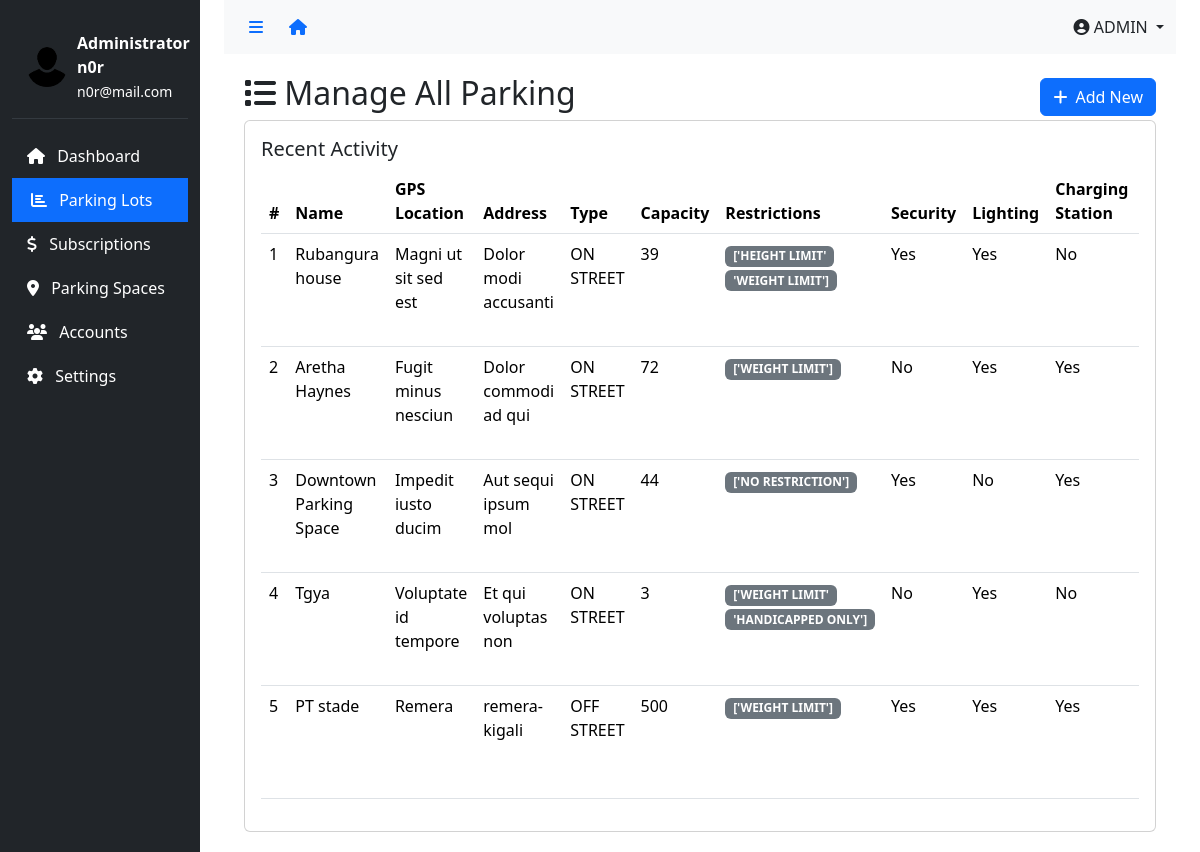
Screenshot of /dashboard/parking (signed in) with the database file from the repository.
### app/models.py (models this page shows, shortened)
class User(AbstractUser):
    class Role(models.TextChoices):
        ATTENDANTS = "ATTENDANTS", "Attendants"
        ADMIN = "ADMIN", "Admin"
        CLIENT = "CLIENT", "Client"
    role = models.CharField(
        max_length=50,
        choices=Role.choices,
        default=Role.CLIENT  # Set default role to CLIENT
    )
    phone_number = models.CharField(
        validators=[phone_regex],
        max_length=10,
        unique=True,
        null=True
    )
    groups = models.ManyToManyField(
        'auth.Group',
        related_name='users',
        blank=True,
        help_text='The groups this user belongs to.'
    )
    user_permissions = models.ManyToManyField(
        'auth.Permission',
        related_name='users',
        blank=True,
        help_text='Specific permissions for this user.'
    )

class ParkingLot(models.Model):
    name = models.CharField(max_length=255, unique=True)
    gpsLocation = models.CharField(max_length=255)
    address = models.CharField(max_length=255)
    type = models.CharField(max_length=20, choices=[('ON STREET', 'On Street'), ('OFF STREET', 'Off Street')], default='ON STREET')
    capacity = models.IntegerField()
    restrictions = models.CharField(max_length=255, blank=True, null=True)  # Store as a comma-separated string
    security = models.BooleanField(default=False)
    lighting = models.BooleanField(default=False)
    chargingStation = models.BooleanField(default=False)
    manager_1 = models.ForeignKey('User', related_name='primary_manager', null=True, on_delete=models.SET_NULL)
    manager_2 = models.ForeignKey('User', related_name='secondary_manager', null=True, blank=True, on_delete=models.SET_NULL)
    created_at = models.DateTimeField(auto_now_add=True)
    @property
    def restrictions_list(self):
        if not self.restrictions:
            return []
        return [restriction.strip() for restriction in self.restrictions.split(',') if restriction.strip()]

### app/views.py (the view)
# urls.py: path('dashboard/parking', views.parking, name="parking"),
@login_required
@admin_required
def parking(request):
    parking_lots = ParkingLot.objects.all()
    for lot in parking_lots:
        if lot.restrictions:  # Check if restrictions exist
            restrictions = lot.restrictions_list
    return render(request, 'dashboard/parking.html', {'parking_lots': parking_lots, 'active_menu': 'parking'})

### app/templates/app/dashboard/parking.html (shortened to what this page needs)
{% extends 'dashboard/base.html' %}
{% block content %}
<div class="content">
    <div class="d-flex justify-content-between align-items-center">
        <h2><i class="fas fa-list"></i> Manage All Parking</h2>
        <a href="{% url 'create_parking_lot' %}" class="btn btn-primary"><i class="fas fa-plus me-2"></i>Add New</a>
    </div>
  <div class="card">
    <div class="card-body">
      <h5 class="card-title">Recent Activity</h5>
      <div class="table-responsive">
        <table class="table" id="activityTable">
          <thead>
            <tr>
              <th>#</th>
              <th>Name</th>
              <th>GPS Location</th>
              <th>Address</th>
              <th>Type</th>
              <th>Capacity</th>
              <th>Restrictions</th>
              <th>Security</th>
              <th>Lighting</th>
              <th>Charging Station</th>
              <th>Manager 1</th>
            </tr>
          </thead>
          <tbody>
            {% for parking_lot in parking_lots %}
            <tr>
              <td>{{ forloop.counter }}</td>
              <td>{{ parking_lot.name }}</td>
              <td>{{ parking_lot.gpsLocation }}</td>
              <td>{{ parking_lot.address }}</td>
              <td>{{ parking_lot.type }}</td>
              <td>{{ parking_lot.capacity }}</td>
              <td>
                {% for restriction in parking_lot.restrictions_list %}
                  <span class="badge bg-secondary">{{ restriction }}</span>
                {% empty %}
                  <span class="text-muted">No restrictions</span>
                {% endfor %}
              </td>
              <td>{{ parking_lot.security|yesno:"Yes,No" }}</td>
              <td>{{ parking_lot.lighting|yesno:"Yes,No" }}</td>
              <td>{{ parking_lot.chargingStation|yesno:"Yes,No" }}</td>
              <td>{{ parking_lot.manager_1.username }}</td>
            </tr>
            {% endfor %}
          </tbody>
        </table>
      </div>
    </div>
  </div>
{% endblock %}

### app/templates/app/dashboard/includes/admin-sidebar.html
{% load static %}
<div class="col-md-3 col-lg-2 d-md-block sidebar" id="sidebar">
  <div class="position-sticky pt-3">
    <div class="user-info d-flex align-items-center">
      <img src="{% static 'img/pngwing.com.png' %}" alt="User" class="rounded-circle" />
      <div>
        <div class="fw-bold">Administrator</div>
        <div class="fw-bold">{{ user.username }}</div>
        <small>{{ user.email }}</small>
      </div>
    </div>
    <ul class="nav flex-column">
      <li class="nav-item">
        <a class="sidebar-link {% if active_menu == 'dashboard' %}active{% endif %}" href="{% url 'dashboard' %}" data-page="dashboard">
          <i class="fas fa-home me-2"></i> Dashboard
        </a>
      </li>
      <li class="nav-item">
        <a class="sidebar-link {% if active_menu == 'parking' %}active{% endif %}" href="{% url 'parking' %}" data-page="analytics">
          <i class="fas fa-chart-bar me-2"></i> Parking Lots
        </a>
      </li>
      <li class="nav-item">
        <a class="sidebar-link {% if active_menu == 'subscriptions' %}active{% endif %}" href="{% url 'subscriptions' %}" data-page="analytics">
          <i class="fas fa-dollar me-2"></i> Subscriptions
        </a>
      </li>
      <li class="nav-item">
        <a class="sidebar-link {% if active_menu == 'parkingspace' %}active{% endif %}" href="{% url 'parkingspace' %}" data-page="analytics">
          <i class="fas fa-location-dot me-2"></i> Parking Spaces
        </a>
      </li>
      <li class="nav-item">
        <a class="sidebar-link {% if active_menu == 'uaccounts' %}active{% endif %}" href="{% url 'uaccounts' %}" data-page="users">
          <i class="fas fa-users me-2"></i> Accounts
        </a>
      </li>
      <li class="nav-item">
        <a class="sidebar-link {% if active_menu == 'settings' %}active{% endif %}" href="#" data-page="settings">
          <i class="fas fa-cog me-2"></i> Settings
        </a>
      </li>
    </ul>
  </div>
</div>

### app/templates/app/dashboard/includes/nav.html (shortened to what this page needs)
<nav class="navbar navbar-expand-lg navbar-light bg-light">
  <div class="container-fluid d-flex align-items-center">
    <div class="d-flex align-items-center">
      <button class="btn btn-link" id="sidebarToggle">
        <i class="fas fa-bars"></i>
      </button>
      <a href="/" class="btn btn-link">
        <i class="fas fa-house"></i>
      </a>
    </div>
    <div class="ms-auto d-flex align-items-center">
      <div class="dropdown">
        <a class="nav-link dropdown-toggle" href="#" role="button" data-bs-toggle="dropdown">
          <i class="fas fa-user-circle"></i> {{ user.role }}
        </a>
      </div>
    </div>
  </div>
</nav>

### app/templates/app/dashboard/base.html (style rules this page uses)
.sidebar { min-height: 100vh; background: #212529; transition: all 0.3s; }
.sidebar-link { color: #fff; text-decoration: none; padding: 10px 15px; display: block; transition: all 0.3s; }
.sidebar-link:hover, .sidebar-link.active { background: #343a40; color: #fff; border-left: 4px solid #0d6efd; }
.sidebar-link.active { background: #0d6efd; }
.content { padding: 20px; }
#sidebarToggle { cursor: pointer; }
.user-info { color: white; padding: 15px; border-bottom: 1px solid #343a40; margin-bottom: 15px; }
.user-info img { width: 40px; height: 40px; margin-right: 10px; }

### rows the page displays
User: username "n0r", email "n0r@mail.com", role "ADMIN"
ParkingLot: name "Rubangura house", gpsLocation "Magni ut sit sed est", address "Dolor modi accusanti", type "ON STREET", capacity "39", restrictions_list "['HEIGHT LIMIT'" "'WEIGHT LIMIT']", security "Yes", lighting "Yes", chargingStation "No"
ParkingLot: name "Aretha Haynes", gpsLocation "Fugit minus nesciun", address "Dolor commodi ad qui", type "ON STREET", capacity "72", restrictions_list "['WEIGHT LIMIT']", security "No", lighting "Yes", chargingStation "Yes"
ParkingLot: name "Downtown Parking Space", gpsLocation "Impedit iusto ducim", address "Aut sequi ipsum mol", type "ON STREET", capacity "44", restrictions_list "['NO RESTRICTION']", security "Yes", lighting "No", chargingStation "Yes"
ParkingLot: name "Tgya", gpsLocation "Voluptate id tempore", address "Et qui voluptas non", type "ON STREET", capacity "3", restrictions_list "['WEIGHT LIMIT'" "'HANDICAPPED ONLY']", security "No", lighting "Yes", chargingStation "No"
ParkingLot: name "PT stade", gpsLocation "Remera", address "remera-kigali", type "OFF STREET", capacity "500", restrictions_list "['WEIGHT LIMIT']", security "Yes", lighting "Yes", chargingStation "Yes"
